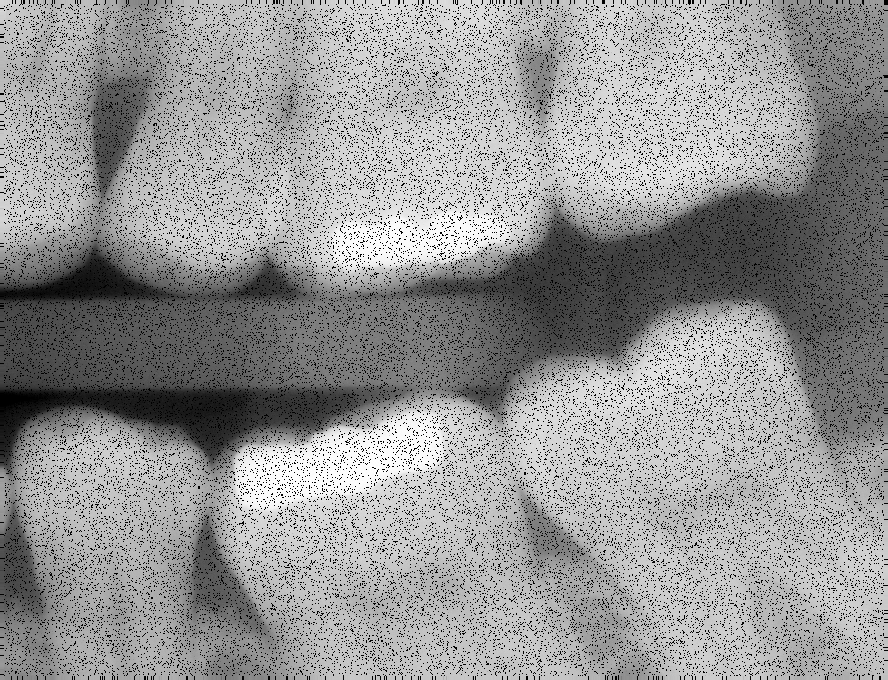
%> input picture Lab4-Morphology-main/assets/fillings.tif, 888 x 680 px
$ octave challenges.m   (GNU Octave 9; MATLAB toolbox functions it lacks are replaced by stand-ins)
%> lines starting %> are read from the running program, lines starting %| are printed output that depends on the picture; in (x1, y1, x2, y2) boxes, pixels count from 0 and x2, y2 are one past the last pixel; in counts of white or black regions, pixels touching at a corner belong together; the program's own positions count from 1
%% Challenge 1 (LAB-ONLY FIX): Fillings count + sizes (pixels)
clear; close all; clc;

A = imread('../assets/fillings.tif');   % or ../assets/fillings.tif
%> A is the input picture: size 680x888 uint8; min 0, max 255, mean 150.1
I = mat2gray(A);

figure; imshow(I); title('Original (scaled)');

%% 1) Noise reduction (still basic lab image processing)
% This image has heavy speckle -> median filter helps a lot
I1 = medfilt2(I, [3 3]);
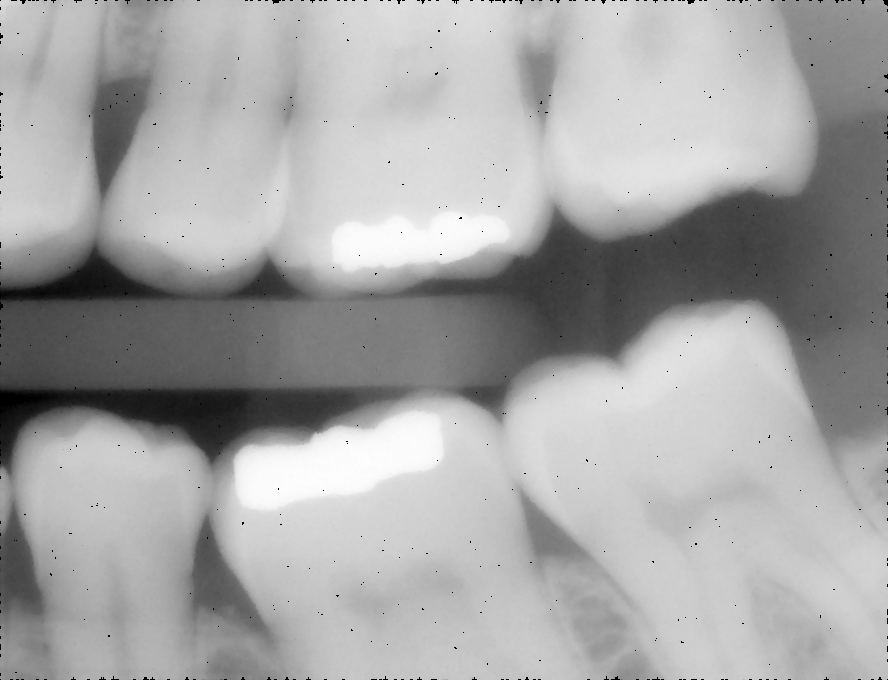
%> I1: size 680x888 double; min 0, max 0.996, mean 0.651
figure; imshow(I1); title('After median filter');

%% 2) Remove smooth background / tooth shading, keep small bright objects (morphology)
% Top-hat = original - opening -> highlights small BRIGHT features
se = strel('disk', 12);    % tune: 8–20 (bigger = removes larger bright areas)
I2 = imtophat(I1, se);
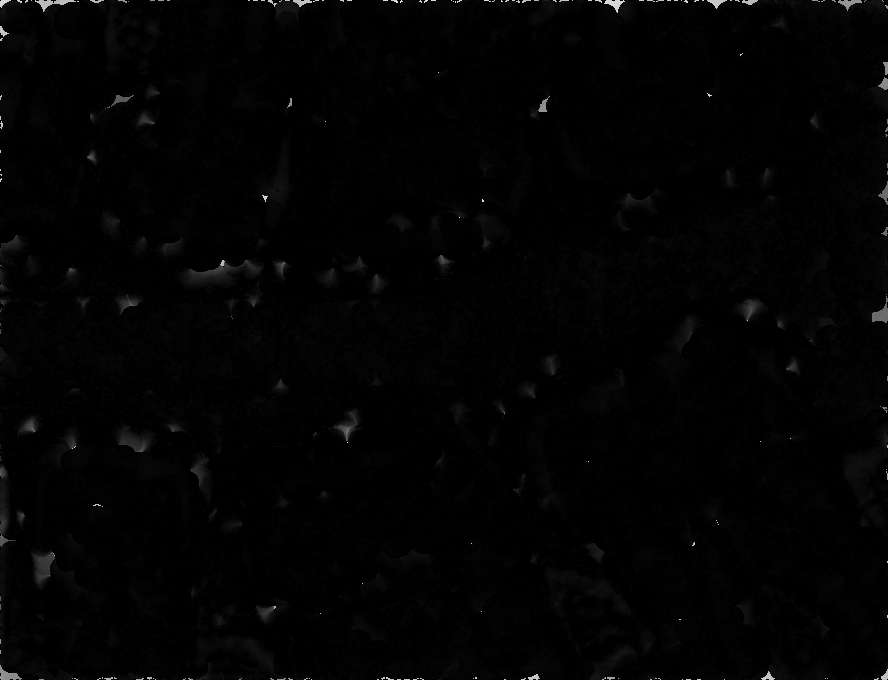
%> I2: size 680x888 double; min 0, max 0.969, mean 0.0125
I2 = imadjust(I2);
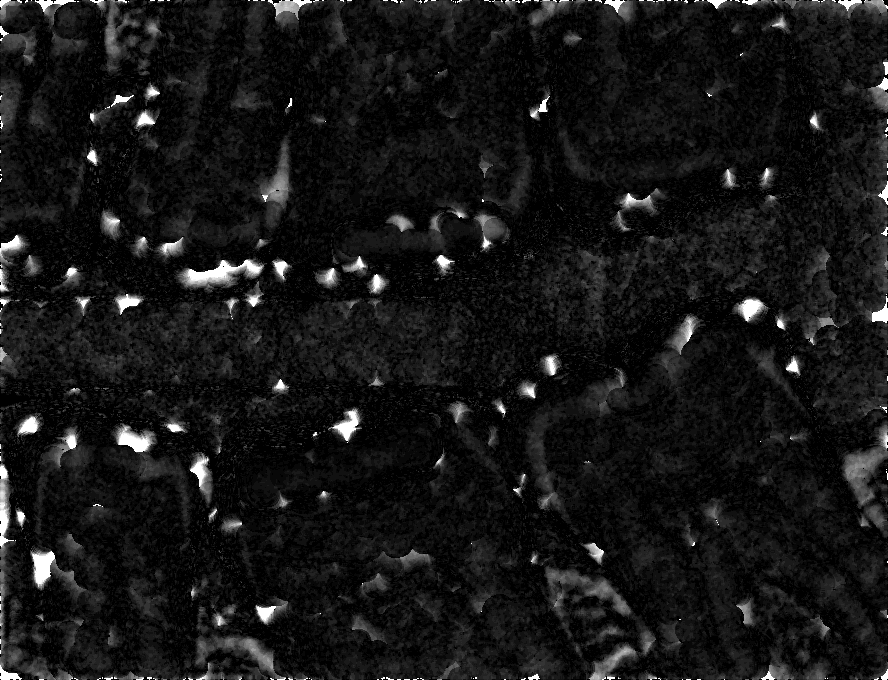
%> I2: size 680x888 double; min 0, max 1, mean 0.0881
figure; imshow(I2); title('Top-hat enhanced (small bright features)');

%% 3) Threshold (segmentation)
BW = imbinarize(I2);       % try this first
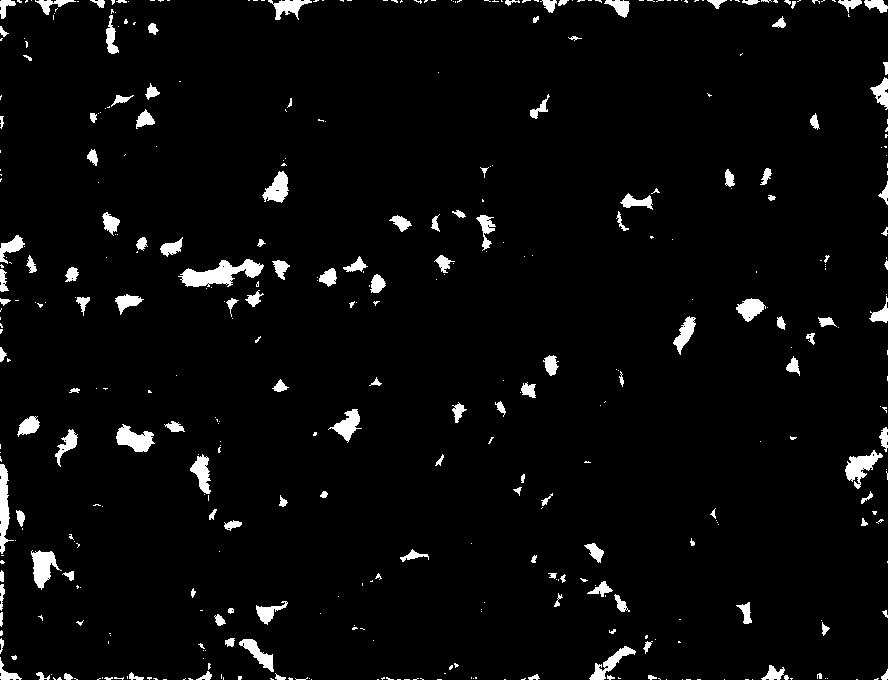
%> BW: size 680x888 logical; 3.6% white; 435 white regions (288 under 20 px), largest, box (x1, y1, x2, y2) and area: (178, 259, 264, 287) 1189, (0, 464, 14, 554) 644, (31, 550, 62, 590) 632
% If it's still too noisy, force a slightly higher threshold:
% BW = I2 > 0.35;          % tune 0.25–0.55

figure; imshow(BW); title('Thresholded');

%% 4) Morphological cleanup
BW = bwareaopen(BW, 20);   % remove tiny specks (tune 10–100)

% Optional: keep only plausible filling sizes (VERY useful here)
% This removes remaining big blobs (like teeth regions) if they slip through
BW = bwareafilt(BW, [30 2000]);  % tune range after you see results

BW = imclose(BW, strel('disk', 1)); % connect tiny breaks
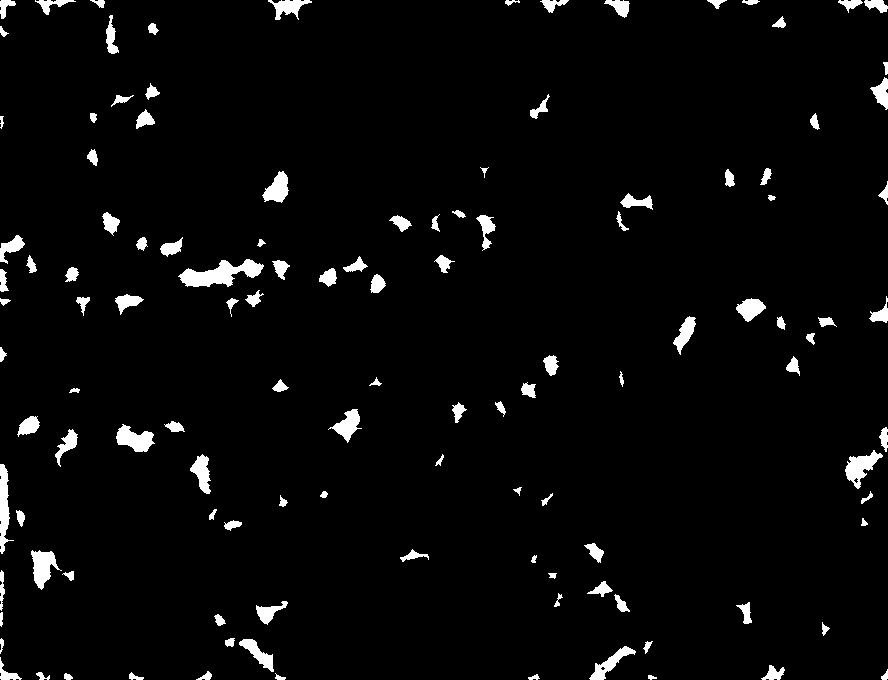
%> BW: size 680x888 logical; 3.4% white; 121 white regions, largest, box (x1, y1, x2, y2) and area: (178, 259, 264, 287) 1222, (845, 450, 883, 489) 649, (0, 464, 14, 554) 647
figure; imshow(BW); title('Cleaned fillings mask');

%% 5) Connected components + sizes (pixels)  (Lecture 6 style)
CC = bwconncomp(BW);
%> CC = 121 connected components
numFillings = CC.NumObjects;
%> numFillings = 121
sizesPx = cellfun(@numel, CC.PixelIdxList);
%> sizesPx = 121 values, max 1222 at index 40, min 30 at index 72, mean 168.9

fprintf('Fillings found: %d\n', numFillings);
%| Fillings found: 121
fprintf('Sizes (pixels):\n');
disp(sizesPx(:));
%> (printed output is left out)

%% Visualise labels
L = labelmatrix(CC);
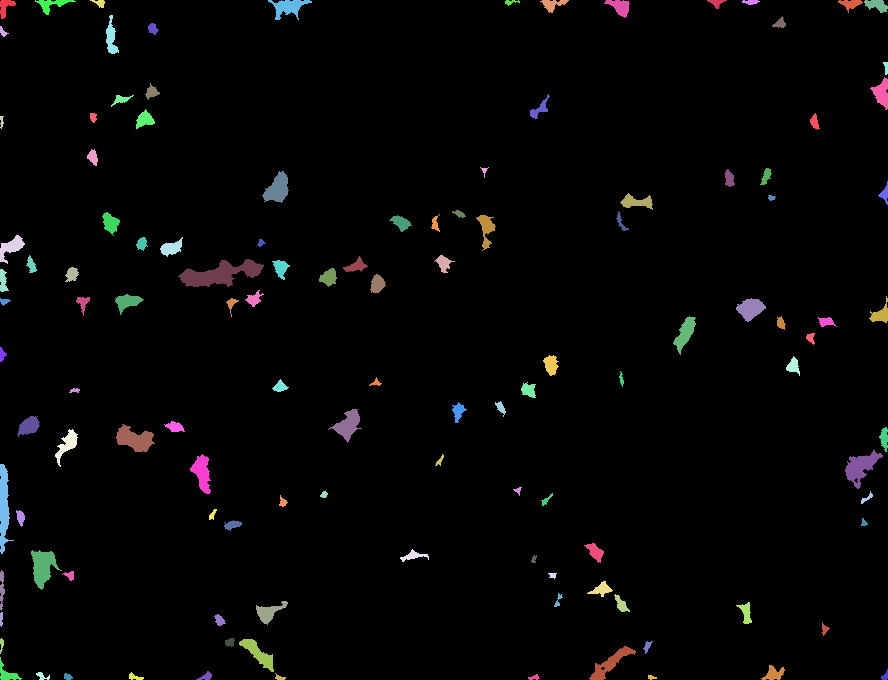
%> L: size 680x888 uint8; 122 distinct labels, from 0 to 121; one colour per label, 0 black
RGB = label2rgb(L, 'jet', 'k', 'shuffle');
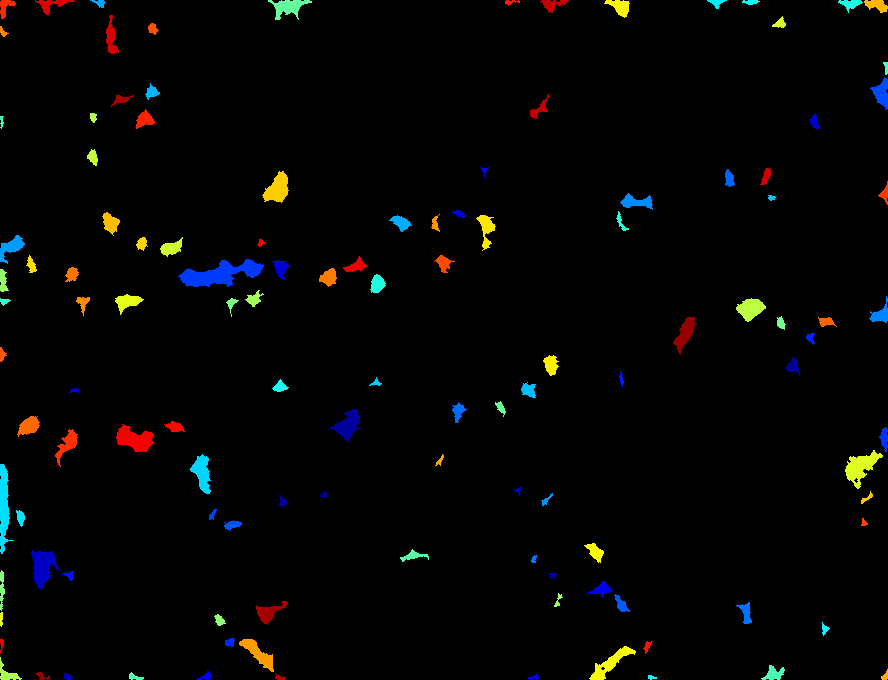
%> RGB: size 680x888x3 uint8; mean R, G, B 4.3, 4.5, 3.9
figure; imshow(RGB); title('Labelled fillings (connected components)');

$ run again, with Lab4-Morphology-main/assets/fingerprint.tif copied over Lab4-Morphology-main/assets/fillings.tif
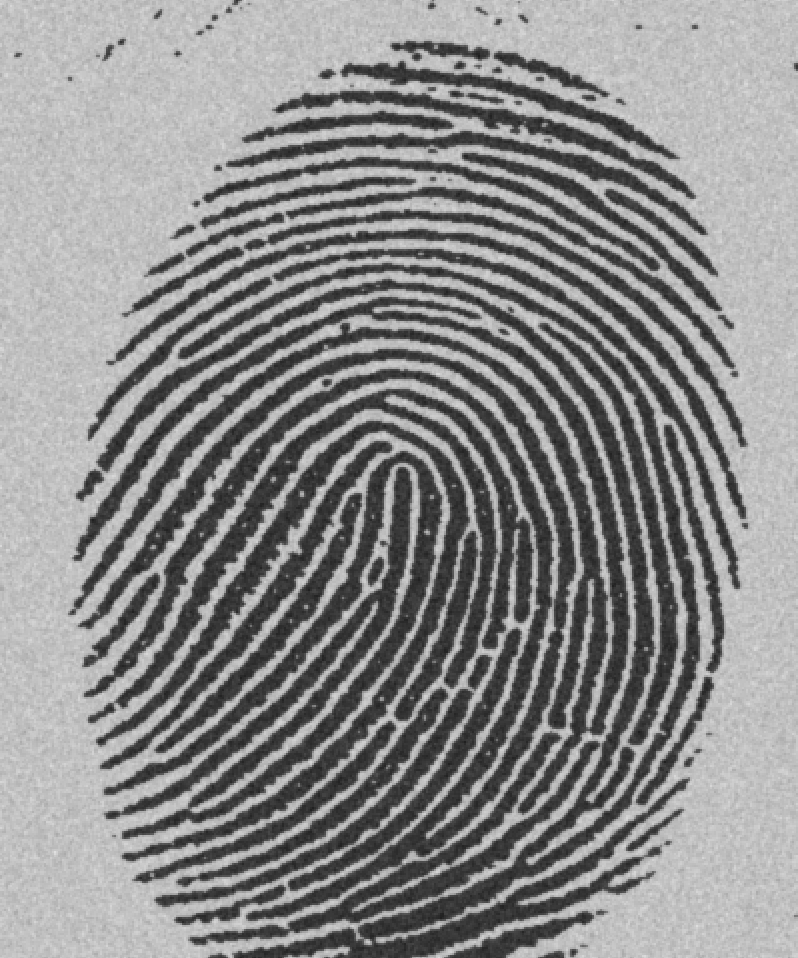
%> input picture Lab4-Morphology-main/assets/fingerprint.tif, 798 x 958 px
%> A is the input picture: size 958x798 uint8; min 29, max 224, mean 140
%> `BW = imbinarize(I2);`:
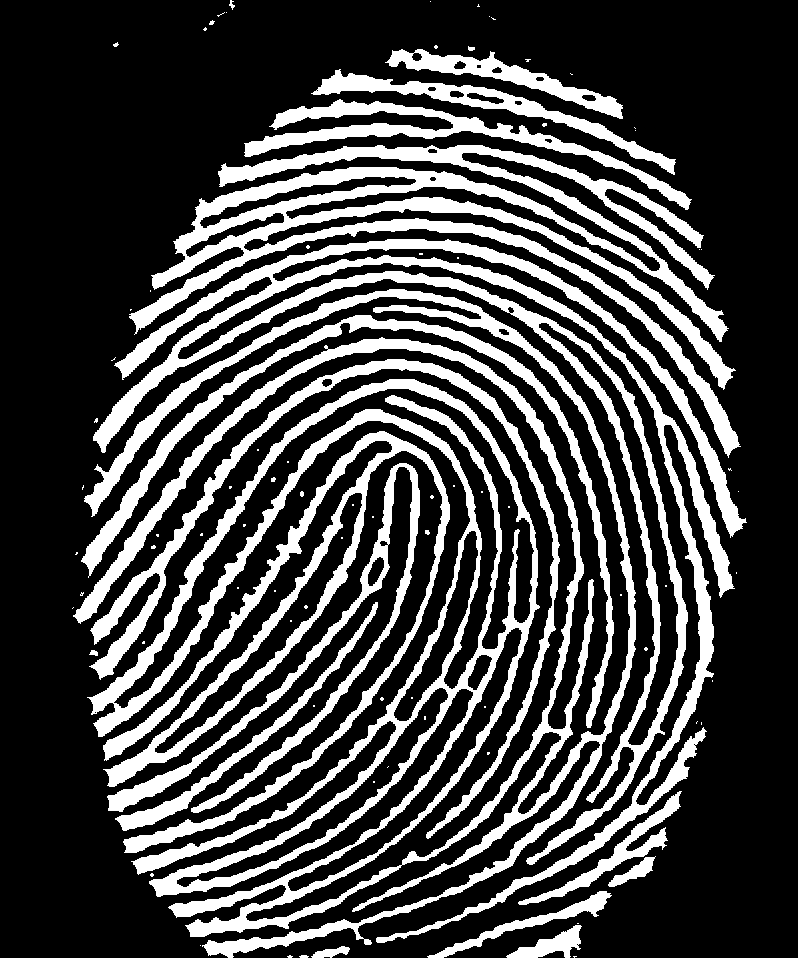
%> BW: size 958x798 logical; 26.8% white; 92 white regions (69 under 20 px), largest, box (x1, y1, x2, y2) and area: (73, 289, 636, 958) 63872, (93, 239, 747, 943) 37844, (129, 145, 741, 458) 33596
%> `BW = bwareafilt(BW, [30 2000]);`:
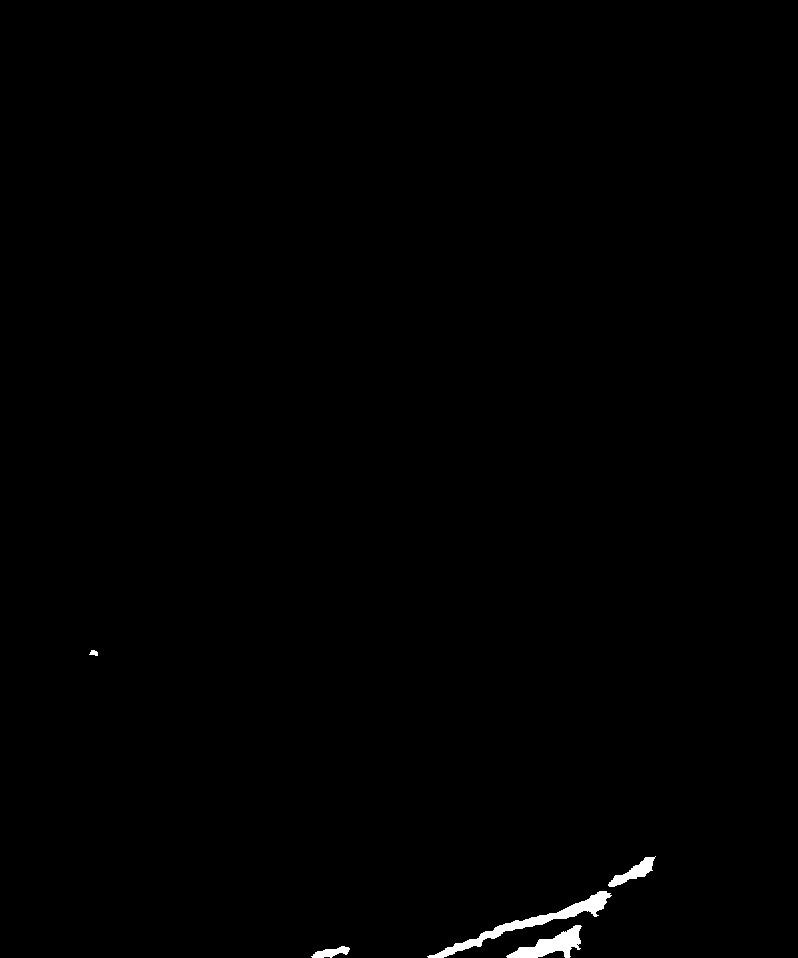
%> BW: size 958x798 logical; 0.48% white; 5 white regions, box (x1, y1, x2, y2) and area: (427, 891, 612, 958) 1725, (506, 925, 582, 958) 1095, (608, 856, 656, 887) 520, (311, 946, 350, 958) 256, (89, 650, 98, 656) 38
%> CC = 5 connected components
%> numFillings = 5
%> sizesPx = [38 258 1737 1104 527]
%| Fillings found: 5
%|      38
%|     258
%|    1737
%|    1104
%|     527
%> L: size 958x798 uint8; 6 distinct labels, from 0 to 5
